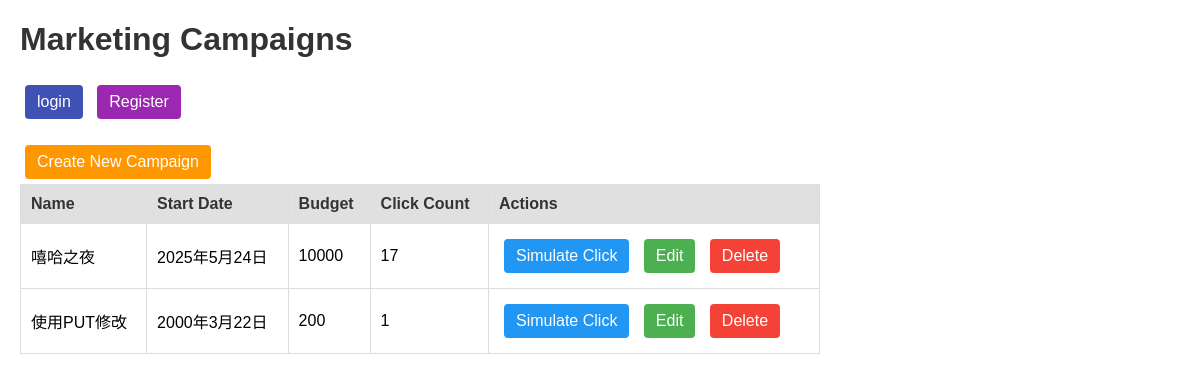
Before: /dashboard/ with the older database file.
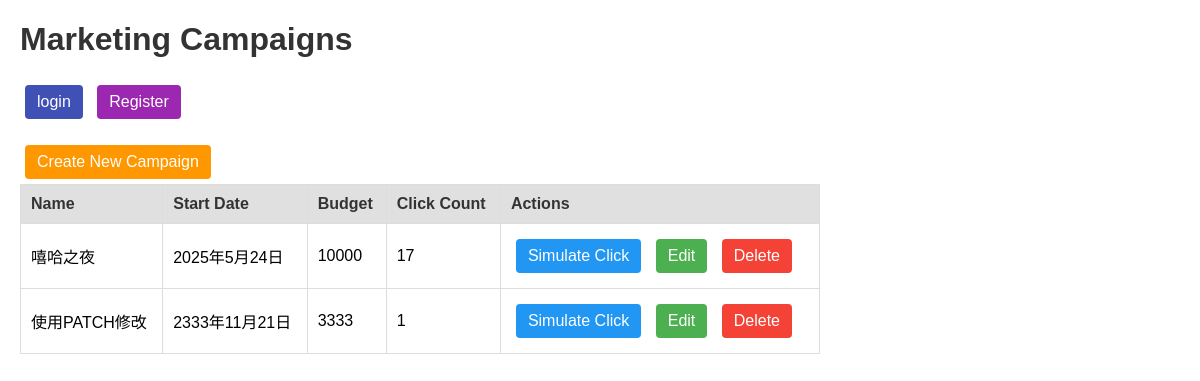
After: the same page with the newer database file.
### campaigns/models.py (models this page shows, shortened)
class Campaigns(models.Model):
    name = models.CharField(max_length=50)
    start_date = models.DateField() #活動日期(不含時間)
    budget = models.IntegerField()
    click = models.IntegerField(default=0)
    class Meta :
        verbose_name = 'Campaign'
        verbose_name_plural = 'Campaigns'

### dashboard/views.py (the view)
# urls.py: path('' , views.show_campaigns , name='show_campaigns'),
def show_campaigns(request):    #直接在dashboard中顯示 不需要點擊進入細節
    campaign = Campaigns.objects.all()
    return render(request , 'dashboard.html' , {'campaigns':campaign})

### templates/dashboard.html (shortened to what this page needs)
<!DOCTYPE html>
<html>
<head>
</head>
<body>
    <h1>Marketing Campaigns</h1>
    {% if user.is_authenticated %}
        <p>Welcome, {{ user.username }}! <a href="{% url 'user:logout_view' %}" class="btn btn-logout">Logout</a></p>
    {% else %}
        <p><a href="{% url 'user:login_view' %}" class="btn btn-login">login</a> <a href="{% url 'user:register_view' %}" class="btn btn-register">Register</a></p>
    {% endif %}
    <a href="{% url 'dashboard:campaign_create' %}" class="btn btn-create">Create New Campaign</a>
    <table>
        <tr>
            <th>Name</th>
            <th>Start Date</th>
            <th>Budget</th>
            <th>Click Count</th>
            <th>Actions</th>
        </tr>
        {% for campaign in campaigns %}
        <tr>
            <td>{{ campaign.name }}</td>
            <td>{{ campaign.start_date }}</td>
            <td>{{ campaign.budget }}</td>
            <td>{{ campaign.click }}</td>
            <td>
                <a href="{% url 'dashboard:campaign_click' campaign.id %}" class="btn btn-simulate">Simulate Click</a>
                <a href="{% url 'dashboard:campaign_edit' campaign.id %}" class="btn btn-edit">Edit</a>
                <a href="{% url 'dashboard:campaign_delete' campaign.id %}" class="btn btn-delete">Delete</a>
            </td>
        </tr>
        {% empty %}
        <tr><td colspan="5">No campaigns found. Create one to start!</td></tr>
        {% endfor %}
    </table>
</body>
</html>

Changed rows visible on the page:
changed Campaigns: name "使用PUT修改" → "使用PATCH修改"; start_date "2000年3月22日" → "2333年11月21日"; budget "200" → "3333"
